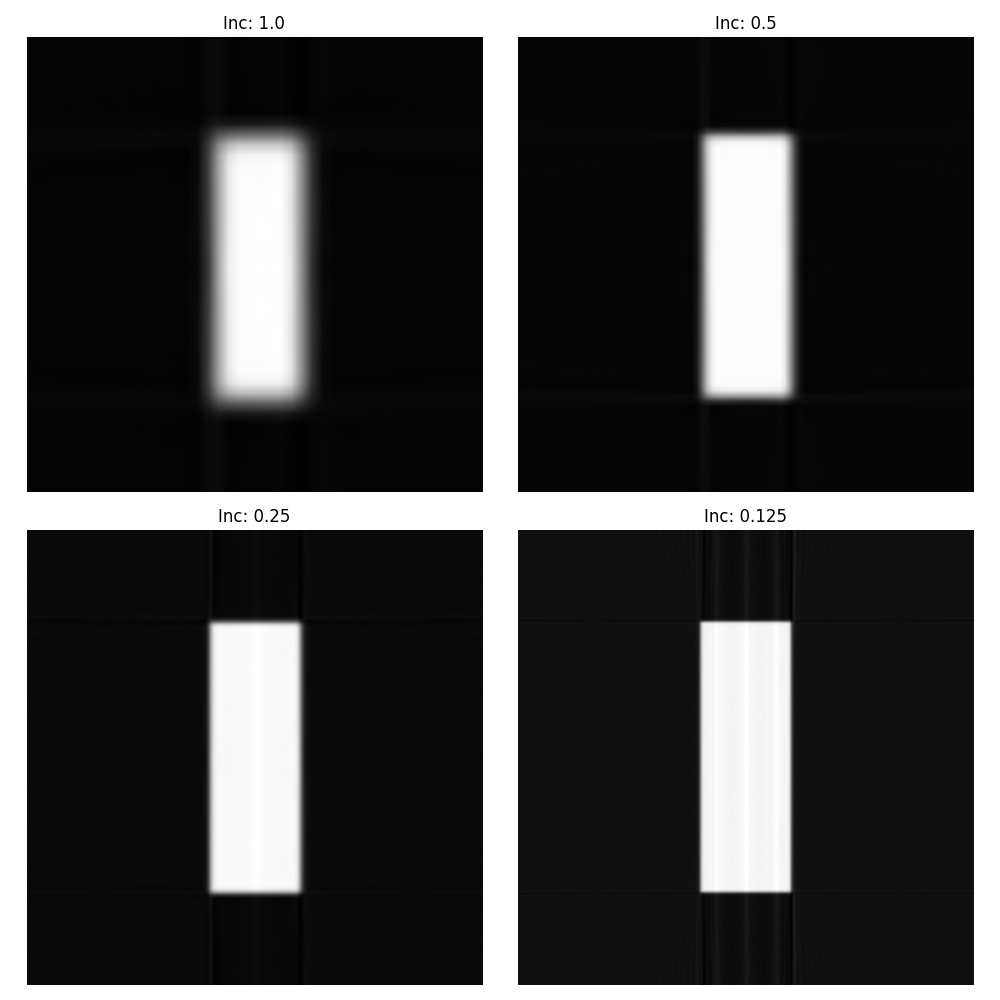

This chart was generated by the following Python code:

import sys
import os
import numpy as np
import matplotlib.pyplot as plt
from skimage.io import imread
from libDIPUM.fanbeam import fanbeam
from libDIPUM.ifanbeam import ifanbeam
from libDIP.intScaling4e import intScaling4e
from libDIPUM.data_path import dip_data

# Parameters
NR = 256
Diag = np.sqrt(2) * NR

# Rotation increments for the 4 cases
FanRotInc = [1.0, 0.5, 0.25, 0.125]
# Corresponding Sensor Spacings (based on MATLAB code usage)
# F1: Default (likely 1, 1).
# F2: 0.5, 0.5
# F3: 0.25, 0.25
# F4: 0.125, 0.125
FanSensorSpacing = [1.0, 0.5, 0.25, 0.125]

# Data
img_name = dip_data('vertical_rectangle.tif')

g = imread(img_name)

g = g.astype(float)
if g.max() > 1:
    g /= 255.0

M, N = g.shape
# D: Distance source to center
d_source = np.sqrt(M**2 + N**2) + 10

results = []

for i in range(4):
    rot_inc = FanRotInc[i]
    sensor_spacing = FanSensorSpacing[i]

    print(f"Case {i+1}: FanRotInc={rot_inc}, FanSensorSpacing={sensor_spacing}...")

    # Fanbeam
    # Note: D corresponds to 'd' in MATLAB code
    F, gamma, beta = fanbeam(g, D=d_source,
                             FanRotationIncrement=rot_inc,
                             FanSensorSpacing=sensor_spacing)

    # Inverse Fanbeam
    # OutputSize=600 in MATLAB
    g_recon = ifanbeam(F, D=d_source,
                       FanRotationIncrement=rot_inc,
                       FanSensorSpacing=sensor_spacing,
                       filter='Hamming',
                       OutputSize=600)

    # Scale
    g_scaled = intScaling4e(g_recon, 'full')
    results.append(g_scaled)

# Display
fig, axes = plt.subplots(2, 2, figsize=(10, 10))
axes = axes.flatten()

for i, ax in enumerate(axes):
    ax.imshow(results[i], cmap='gray')
    ax.set_title(f'Inc: {FanRotInc[i]}')
    ax.axis('off')

plt.tight_layout()
plt.savefig('Figure548.png')
print("Saved Figure548.png")
plt.show()
